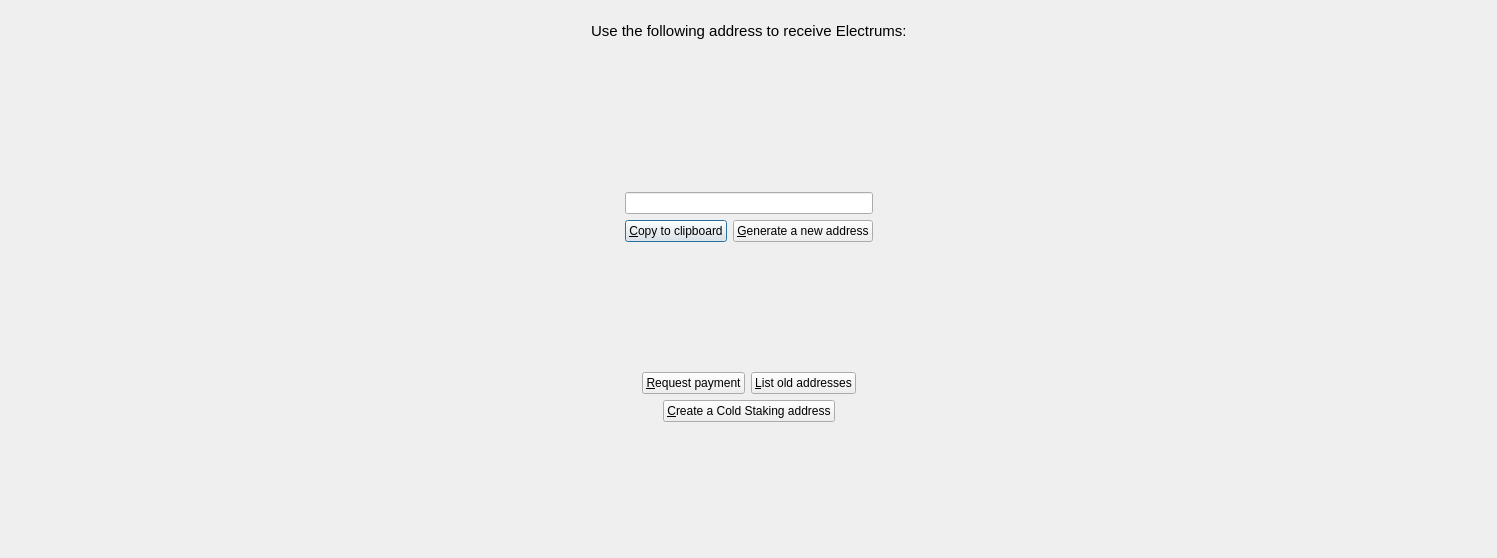
<?xml version="1.0" encoding="UTF-8"?>
<ui version="4.0">
 <class>getAddressToReceive</class>
 <widget class="QWidget" name="getAddressToReceive">
  <property name="windowModality">
   <enum>Qt::NonModal</enum>
  </property>
  <property name="geometry">
   <rect>
    <x>0</x>
    <y>0</y>
    <width>1497</width>
    <height>558</height>
   </rect>
  </property>
  <property name="sizePolicy">
   <sizepolicy hsizetype="MinimumExpanding" vsizetype="MinimumExpanding">
    <horstretch>0</horstretch>
    <verstretch>0</verstretch>
   </sizepolicy>
  </property>
  <property name="windowTitle">
   <string>Form</string>
  </property>
  <layout class="QGridLayout" name="gridLayout">
   <item row="0" column="0">
    <layout class="QVBoxLayout" name="verticalLayout">
     <property name="sizeConstraint">
      <enum>QLayout::SetNoConstraint</enum>
     </property>
     <item>
      <spacer name="verticalSpacer">
       <property name="orientation">
        <enum>Qt::Vertical</enum>
       </property>
       <property name="sizeType">
        <enum>QSizePolicy::Maximum</enum>
       </property>
       <property name="sizeHint" stdset="0">
        <size>
         <width>20</width>
         <height>10</height>
        </size>
       </property>
      </spacer>
     </item>
     <item>
      <layout class="QHBoxLayout" name="horizontalLayout">
       <item>
        <spacer name="horizontalSpacer">
         <property name="orientation">
          <enum>Qt::Horizontal</enum>
         </property>
         <property name="sizeHint" stdset="0">
          <size>
           <width>40</width>
           <height>20</height>
          </size>
         </property>
        </spacer>
       </item>
       <item>
        <widget class="QLabel" name="label">
         <property name="font">
          <font>
           <pointsize>11</pointsize>
          </font>
         </property>
         <property name="text">
          <string>Use the following address to receive Electrums:</string>
         </property>
        </widget>
       </item>
       <item>
        <spacer name="horizontalSpacer_2">
         <property name="orientation">
          <enum>Qt::Horizontal</enum>
         </property>
         <property name="sizeHint" stdset="0">
          <size>
           <width>40</width>
           <height>20</height>
          </size>
         </property>
        </spacer>
       </item>
      </layout>
     </item>
     <item>
      <spacer name="verticalSpacer_2">
       <property name="orientation">
        <enum>Qt::Vertical</enum>
       </property>
       <property name="sizeHint" stdset="0">
        <size>
         <width>20</width>
         <height>10</height>
        </size>
       </property>
      </spacer>
     </item>
     <item>
      <layout class="QHBoxLayout" name="horizontalLayout_8">
       <item>
        <spacer name="horizontalSpacer_4">
         <property name="orientation">
          <enum>Qt::Horizontal</enum>
         </property>
         <property name="sizeHint" stdset="0">
          <size>
           <width>40</width>
           <height>20</height>
          </size>
         </property>
        </spacer>
       </item>
       <item>
        <layout class="QHBoxLayout" name="horizontalLayout_2">
         <item>
          <spacer name="horizontalSpacer_16">
           <property name="orientation">
            <enum>Qt::Horizontal</enum>
           </property>
           <property name="sizeHint" stdset="0">
            <size>
             <width>40</width>
             <height>20</height>
            </size>
           </property>
          </spacer>
         </item>
         <item>
          <layout class="QVBoxLayout" name="verticalLayout_3">
           <item>
            <widget class="QRImageWidget" name="lblQRCode">
             <property name="toolTip">
              <string>QR Code</string>
             </property>
             <property name="styleSheet">
              <string notr="true"/>
             </property>
             <property name="textFormat">
              <enum>Qt::PlainText</enum>
             </property>
             <property name="alignment">
              <set>Qt::AlignCenter</set>
             </property>
             <property name="wordWrap">
              <bool>true</bool>
             </property>
            </widget>
           </item>
           <item>
            <widget class="QLineEdit" name="lblAddress">
             <property name="readOnly">
              <bool>true</bool>
             </property>
             <property name="alignment">
              <set>Qt::AlignCenter</set>
             </property>
            </widget>
           </item>
           <item>
            <layout class="QHBoxLayout" name="verticalLayout_13">
             <item>
               <widget class="QPushButton" name="copyClipboardButton">
                <property name="text">
                 <string>&amp;Copy to clipboard</string>
                </property>
                <property name="default">
                 <bool>true</bool>
                </property>
               </widget>
              </item>
              <item>
               <widget class="QPushButton" name="newAddressButton">
                <property name="text">
                 <string>&amp;Generate a new address</string>
                </property>
               </widget>
              </item>
            </layout>
           </item>
          </layout>
         </item>
         <item>
          <spacer name="horizontalSpacer_15">
           <property name="orientation">
            <enum>Qt::Horizontal</enum>
           </property>
           <property name="sizeHint" stdset="0">
            <size>
             <width>40</width>
             <height>20</height>
            </size>
           </property>
          </spacer>
         </item>
        </layout>
       </item>
       <item>
        <spacer name="horizontalSpacer_3">
         <property name="orientation">
          <enum>Qt::Horizontal</enum>
         </property>
         <property name="sizeHint" stdset="0">
          <size>
           <width>40</width>
           <height>20</height>
          </size>
         </property>
        </spacer>
       </item>
      </layout>
     </item>
     <item>
      <spacer name="verticalSpacer_3">
       <property name="orientation">
        <enum>Qt::Vertical</enum>
       </property>
       <property name="sizeHint" stdset="0">
        <size>
         <width>20</width>
         <height>20</height>
        </size>
       </property>
      </spacer>
     </item>
     <item>
      <layout class="QHBoxLayout" name="horizontalLayout_7">
       <item>
        <spacer name="horizontalSpacer_13">
         <property name="orientation">
          <enum>Qt::Horizontal</enum>
         </property>
         <property name="sizeHint" stdset="0">
          <size>
           <width>40</width>
           <height>20</height>
          </size>
         </property>
        </spacer>
       </item>
       <item>
        <widget class="QPushButton" name="requestPaymentButton">
         <property name="text">
          <string>&amp;Request payment</string>
         </property>
        </widget>
       </item>
       <item>
        <widget class="QPushButton" name="requestNewAddressButton">
         <property name="text">
          <string>&amp;List old addresses</string>
         </property>
        </widget>
       </item>
       <item>
        <spacer name="horizontalSpacer_14">
         <property name="orientation">
          <enum>Qt::Horizontal</enum>
         </property>
         <property name="sizeHint" stdset="0">
          <size>
           <width>40</width>
           <height>20</height>
          </size>
         </property>
        </spacer>
       </item>
      </layout>
     </item>
     <item>
      <layout class="QHBoxLayout" name="horizontalLayout_3">
       <item>
        <spacer name="horizontalSpacer_5">
         <property name="orientation">
          <enum>Qt::Horizontal</enum>
         </property>
         <property name="sizeHint" stdset="0">
          <size>
           <width>40</width>
           <height>20</height>
          </size>
         </property>
        </spacer>
       </item>
       <item>
        <widget class="QPushButton" name="coldStakingButton">
         <property name="text">
          <string>&amp;Create a Cold Staking address</string>
         </property>
        </widget>
       </item>
       <item>
        <spacer name="horizontalSpacer_6">
         <property name="orientation">
          <enum>Qt::Horizontal</enum>
         </property>
         <property name="sizeHint" stdset="0">
          <size>
           <width>40</width>
           <height>20</height>
          </size>
         </property>
        </spacer>
       </item>
      </layout>
     </item>
     <item>
      <spacer name="verticalSpacer_4">
       <property name="orientation">
        <enum>Qt::Vertical</enum>
       </property>
       <property name="sizeType">
        <enum>QSizePolicy::MinimumExpanding</enum>
       </property>
       <property name="sizeHint" stdset="0">
        <size>
         <width>20</width>
         <height>10</height>
        </size>
       </property>
      </spacer>
     </item>
    </layout>
   </item>
  </layout>
 </widget>
 <customwidgets>
  <customwidget>
   <class>QRImageWidget</class>
   <extends>QLabel</extends>
   <header>receiverequestdialog.h</header>
  </customwidget>
 </customwidgets>
 <resources/>
 <connections/>
</ui>
